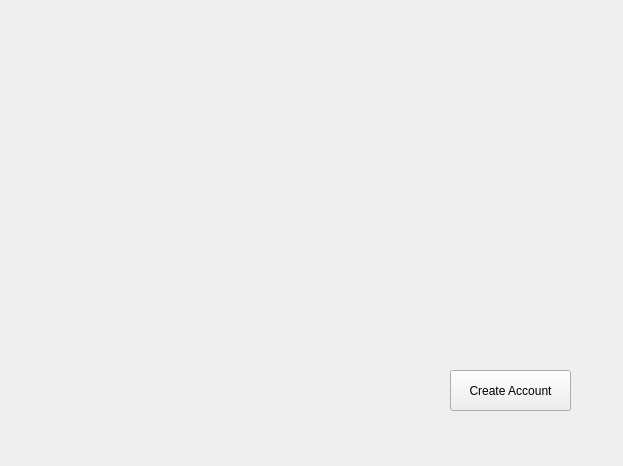
<?xml version="1.0" encoding="UTF-8"?>
<ui version="4.0">
 <class>Form</class>
 <widget class="QWidget" name="Form">
  <property name="geometry">
   <rect>
    <x>0</x>
    <y>0</y>
    <width>623</width>
    <height>466</height>
   </rect>
  </property>
  <property name="windowTitle">
   <string>Form</string>
  </property>
  <widget class="QPushButton" name="CreateAcc">
   <property name="geometry">
    <rect>
     <x>450</x>
     <y>370</y>
     <width>121</width>
     <height>41</height>
    </rect>
   </property>
   <property name="text">
    <string>Create Account</string>
   </property>
  </widget>
 </widget>
 <resources/>
 <connections/>
</ui>
